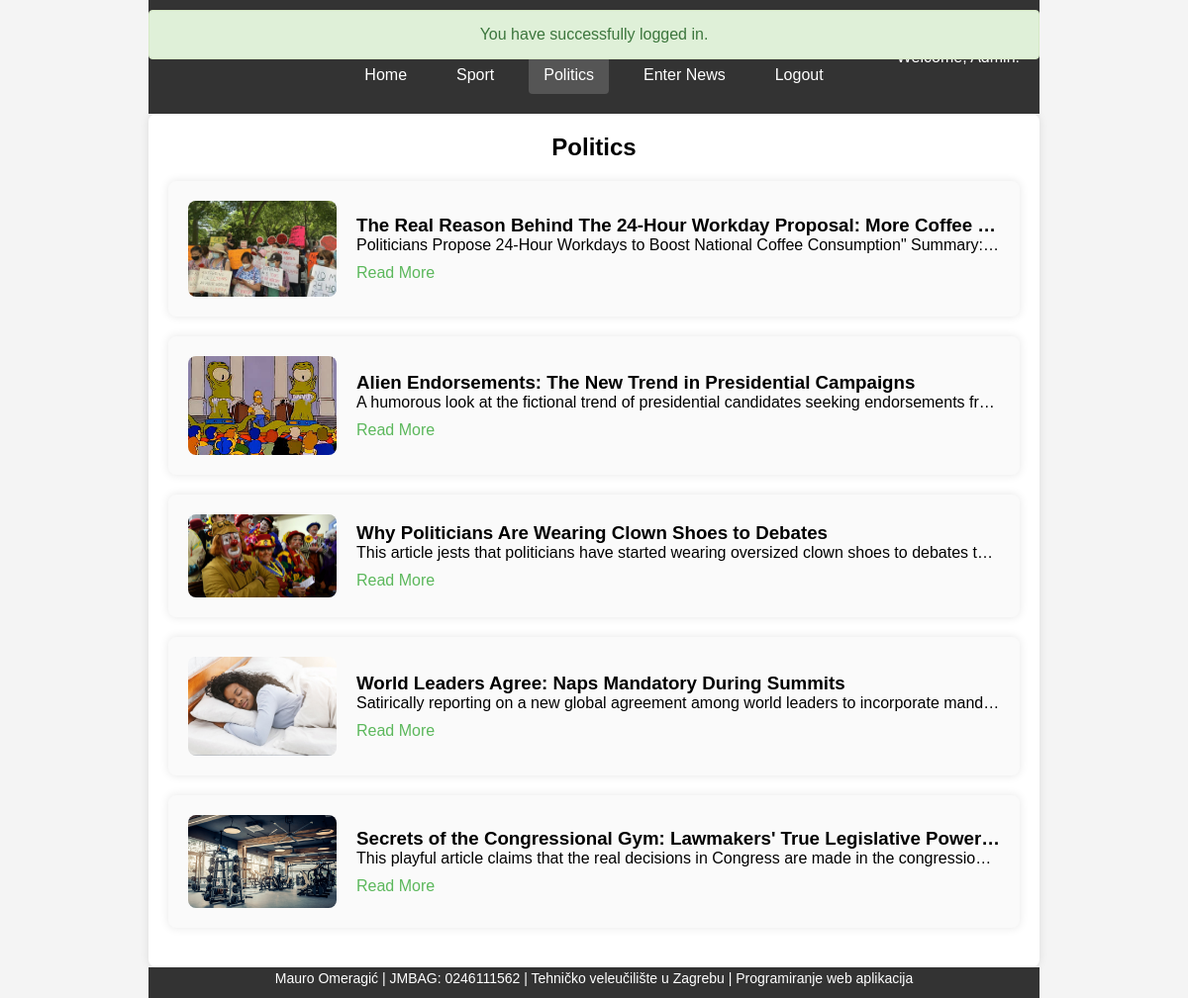
/politics.php (signed in), run on the app's committed database.
### tables this page shows
CREATE TABLE `news` (
  `id` int(11) NOT NULL,
  `title` varchar(255) NOT NULL,
  `summary` varchar(255) NOT NULL,
  `image` varchar(255) NOT NULL,
  `category` varchar(50) NOT NULL,
  `content` text NOT NULL
);

### php/fetch_news.php (called while the page is built)
<?php
require 'config.php';
function fetch_news($category = null) {
    global $conn;
    $sql = "SELECT id, title, summary, image FROM news";
    if ($category) {
        $sql .= " WHERE category = ?";
    }
    $stmt = $conn->prepare($sql);
    if ($category) {
        $stmt->bind_param("s", $category);
    }
    $stmt->execute();
    $result = $stmt->get_result();
    $news = [];
    while ($row = $result->fetch_assoc()) {
        $news[] = $row;
    }
    return $news;
}
?>

### politics.php (the view, shortened to what this page needs)
<?php
require __DIR__ . '/php/fetch_news.php';
$news = fetch_news('politics');
?>
<!DOCTYPE html>
<html lang="en">
<head>
    <link rel="stylesheet" href="css/style.css">
</head>
<body>
    <div class="wrapper">
        <header>
            <h1>The Garlic</h1>
            <?php if (isset($_SESSION['username'])): ?>
                <div class="welcome-text">Welcome, <?php echo htmlspecialchars($_SESSION['username']); ?>!</div>
            <?php endif; ?>
            <nav>
                <ul>
                    <li><a id="homeLink" href="index.php">Home</a></li>
                    <li><a id="sportLink" href="sport.php">Sport</a></li>
                    <li><a id="politicsLink" href="politics.php">Politics</a></li>
                    <?php if (isset($_SESSION['username'])): ?>
                        <?php if ($_SESSION['role'] === 'admin'): ?>
                            <li><a id="enterNewsLink" href="enter_news.php">Enter News</a></li>
                        <?php endif; ?>
                        <li><a id="logoutLink" href="logout.php">Logout</a></li>
                    <?php else: ?>
                        <li><a id="adminLink" href="administration.php?action=login">Administration</a></li>
                    <?php endif; ?>
                </ul>
            </nav>
        </header>
        <main>
            <?php if (isset($_SESSION['login_success'])): ?>
                <div class="success-message">
                    <?php
                    echo htmlspecialchars($_SESSION['login_success']);
                    ?>
                </div>
            <?php endif; ?>
            <h2 id="news-header">Politics</h2>
            <section id="news">
                <?php foreach ($news as $article): ?>
                    <article class="news-item">
                        <img src="images/<?php echo htmlspecialchars($article['image']); ?>" alt="<?php echo htmlspecialchars($article['title']); ?>" class="news-image">
                        <div class="news-content">
                            <h3><?php echo htmlspecialchars($article['title']); ?></h3>
                            <p><?php echo htmlspecialchars($article['summary']); ?></p>
                            <a href="article.php?id=<?php echo htmlspecialchars($article['id']); ?>">Read More</a>
                        </div>
                    </article>
                <?php endforeach; ?>
            </section>
        </main>
        <footer>
            <p>Mauro Omeragić | JMBAG: 0246111562 | Tehničko veleučilište u Zagrebu | Programiranje web aplikacija</p>
        </footer>
    </div>
</body>
</html>

### css/style.css (style rules this page uses)
* { margin: 0; padding: 0; box-sizing: border-box; }
html, body { height: 100%; font-family: Arial, sans-serif; }
body { margin: 0; padding: 0; background-color: #f4f4f4; display: flex; justify-content: center; }
.wrapper { display: flex; flex-direction: column; min-height: 100vh; width: 75%; }
header { position: relative; background-color: #333; color: #fff; padding: 10px 0; text-align: center; width: 100%; }
header h1 { margin: 0; }
.welcome-text { position: absolute; top: 50%; right: 20px; transform: translateY(-50%); color: #fff; font-size: 16px; }
nav ul { list-style-type: none; padding: 0; margin: 10px 0; display: flex; justify-content: center; }
nav ul li { margin: 0 10px; }
nav ul li a { color: #fff; text-decoration: none; padding: 10px 15px; display: block; }
nav ul li a:hover, nav ul li a.active { background-color: #555; border-radius: 4px; }
main { flex: 1; padding: 20px; background-color: #fff; box-shadow: 0 0 10px rgba(0,0,0,0.1); border-radius: 8px; width: 100%; }
#news-header { text-align: center; margin-bottom: 20px; }
footer { background-color: #333; color: #fff; text-align: center; padding: 3px 0 12px; margin-top: auto; width: 100%; font-size: 14px; }
.news-item { display: flex; align-items: center; background-color: #fafafa; padding: 20px; margin-bottom: 20px; border-radius: 8px; box-shadow: 0 0 10px rgba(0,0,0,0.1); width: 100%; }
.news-image { width: 150px; height: auto; margin-right: 20px; border-radius: 8px; }
.news-content { flex: 1; overflow: hidden; }
.news-content h3 { margin-top: 0; white-space: nowrap; overflow: hidden; text-overflow: ellipsis; }
.news-content p { margin-bottom: 10px; white-space: nowrap; overflow: hidden; text-overflow: ellipsis; }
.news-content a { color: #5cb85c; text-decoration: none; }
.success-message { background-color: #dff0d8; color: #3c763d; padding: 15px; margin-bottom: 20px; border: 1px solid #d6e9c6; border-radius: 4px; text-align: center; position: absolute; top: 10px; left: 50%; transform: translateX(-50%); z-index: 1000; width: 75%; }
article { background-color: #fafafa; padding: 20px; margin-bottom: 20px; border-radius: 8px; box-shadow: 0 0 10px rgba(0,0,0,0.1); }
article h3 { margin-top: 0; }
article p { margin-bottom: 10px; }
article a { color: #5cb85c; text-decoration: none; }

### data on the page
news: image (picture), title "The Real Reason Behind The 24-Hour Workday Proposal: More Coffee…", summary "Politicians Propose 24-Hour Workdays to Boost National Coffee Consumption\" Summary:…"
news: image (picture), title "Alien Endorsements: The New Trend in Presidential Campaigns", summary "A humorous look at the fictional trend of presidential candidates seeking endorsements fr…"
news: image (picture), title "Why Politicians Are Wearing Clown Shoes to Debates", summary "This article jests that politicians have started wearing oversized clown shoes to debates t…"
news: image (picture), title "World Leaders Agree: Naps Mandatory During Summits", summary "Satirically reporting on a new global agreement among world leaders to incorporate mand…"
news: image (picture), title "Secrets of the Congressional Gym: Lawmakers' True Legislative Power…", summary "This playful article claims that the real decisions in Congress are made in the congressio…"

### other printed values
$_SESSION['login_success'] "You have successfully logged in."
